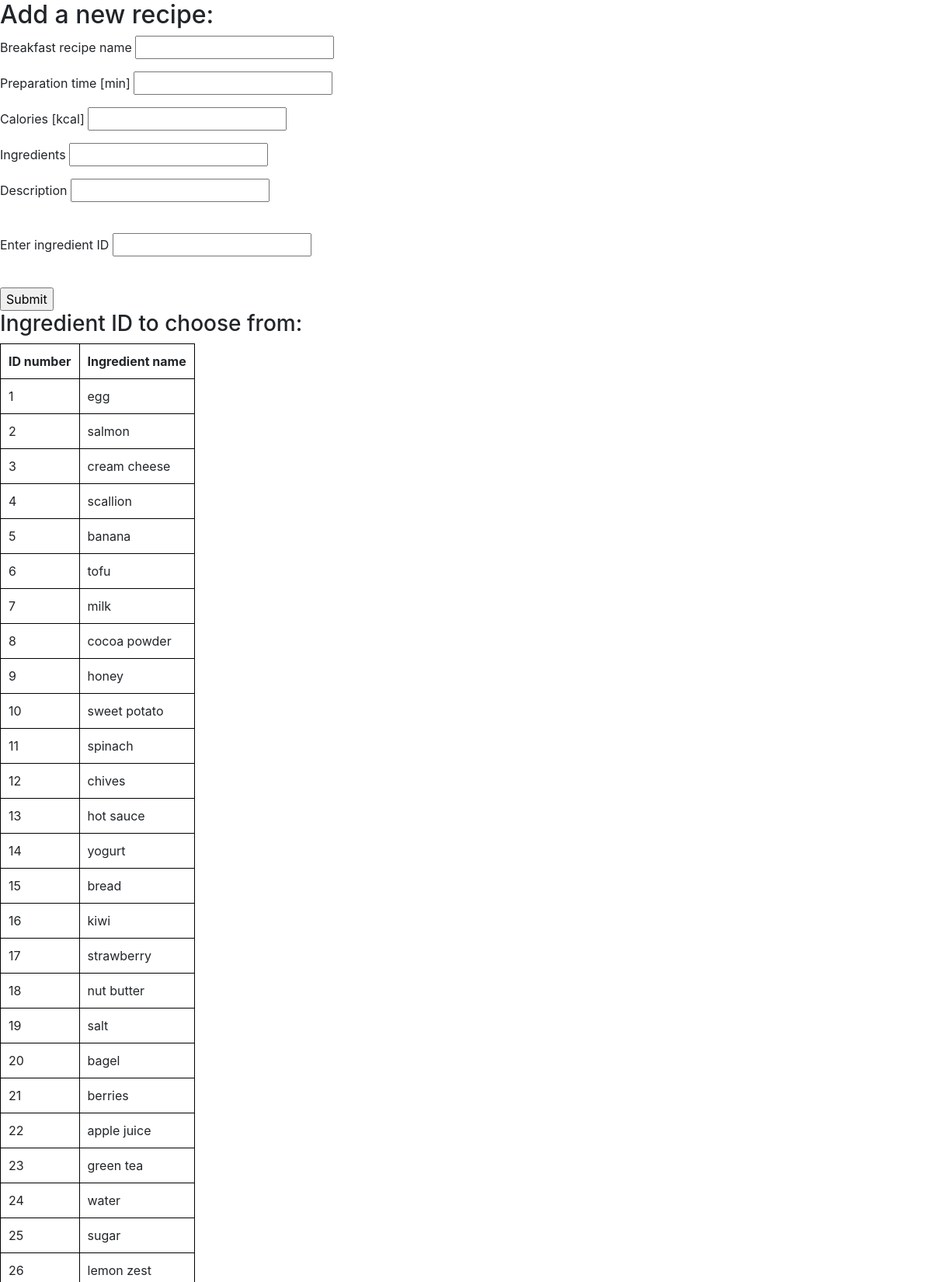
/add_form (signed in, upper part), run on the app's committed database.
### tables this page shows
CREATE TABLE "ingredients"
(
    "id" INTEGER NOT NULL PRIMARY KEY UNIQUE,
    "name" TEXT NOT NULL
);

### Recipes_app/app.py (the view)
@app.route('/add_form')
@login_required
def add_form():
    conn = get_connection()
    c = conn.cursor()
    result = c.execute('SELECT * FROM "ingredients"')
    ingredients = result.fetchall()
    context = {
        'ingredients': ingredients
    }
    return render_template('add.html', **context)

### Recipes_app/auth.py (called while the page is built)
def login_required(view):
    @wraps(view)
    def wrapped_view(*args, **kwargs):
        if session:
            return view(*args, **kwargs)
        else:
            return redirect(url_for('auth_endpoints.login'))
    return wrapped_view

### Recipes_app/db.py (called while the page is built)
def get_connection():
    conn = sqlite3.connect('../database.db')
    conn.row_factory = sqlite3.Row
    return conn

### Recipes_app/templates/add.html (shortened to what this page needs)
{% extends 'base.html' %}
{% block body %}
<h2>Add a new recipe:</h2>
<form method="post" action="/add_recipe">
     <p>
        Breakfast recipe name
        <input type="text" name="name">
    </p>
    <p>
        Preparation time [min]
        <input type="text" name="minutes">
    </p>
    <p>
        Calories [kcal]
        <input type="text" name="calories">
    </p>
    <p>
        Ingredients
        <input type="text" name="ingredients">
    </p>
    <p>
        Description
        <input type="text" name="recipe">
    </p>
    <br>
    <p>
        Enter ingredient ID
        <input type="number" name="id">
    </p>
    <br>
    <input type="submit">
</form>
<h3>Ingredient ID to choose from:</h3>
<table>
    <tr>
        <th>ID number</th>
        <th>Ingredient name</th>
    </tr>
    {% for i in ingredients %}
    <tr>
        <td>{{ i.id }}</td>
        <td>{{ i.name }}</td>
    </tr>
    {% endfor %}
</table>
{% endblock %}

### Recipes_app/templates/add.html (style rules this page uses)
table { border-collapse: collapse; }
td, th { border: 1px solid black; padding: 10px; }

### data on the page
ingredients: id "1", name "egg"
ingredients: id "2", name "salmon"
ingredients: id "3", name "cream cheese"
ingredients: id "4", name "scallion"
ingredients: id "5", name "banana"
ingredients: id "6", name "tofu"
ingredients: id "7", name "milk"
ingredients: id "8", name "cocoa powder"
ingredients: id "9", name "honey"
ingredients: id "10", name "sweet potato"
ingredients: id "11", name "spinach"
ingredients: id "12", name "chives"
ingredients: id "13", name "hot sauce"
ingredients: id "14", name "yogurt"
ingredients: id "15", name "bread"
ingredients: id "16", name "kiwi"
ingredients: id "17", name "strawberry"
ingredients: id "18", name "nut butter"
ingredients: id "19", name "salt"
ingredients: id "20", name "bagel"
ingredients: id "21", name "berries"
ingredients: id "22", name "apple juice"
ingredients: id "23", name "green tea"
ingredients: id "24", name "water"
ingredients: id "25", name "sugar"
ingredients: id "26", name "lemon zest"
